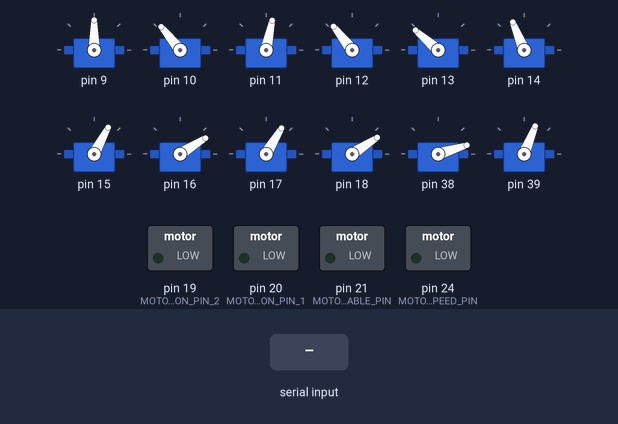
Bench run of a sketch on a simulated Arduino Mega 2560, built with avr-gcc and run on an emulated ATmega2560. On the bench: 12 × servo, switched loads named in the sketch (green lamp = pin HIGH). The test bench sets the inputs (shaded band).

Above: at 1.2 s.
1.3 s: "DIR" received over Serial
4.3 s: "DRV" received over Serial
At 5.5 s:
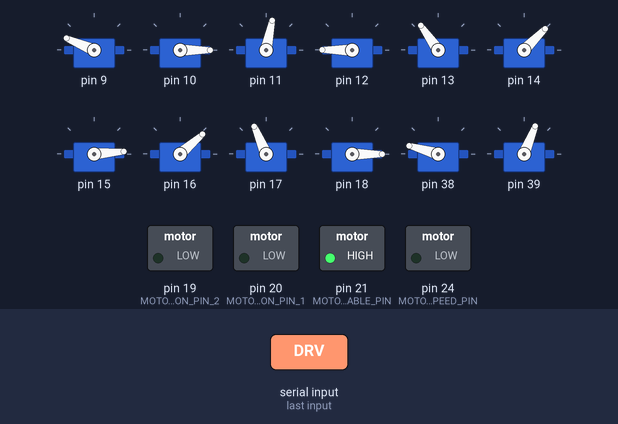
5.8 s: "DIR" received over Serial
At 8.1 s:
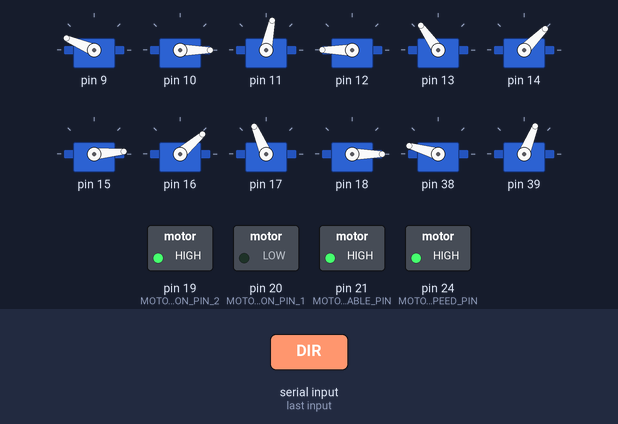
8.8 s: "WLK" received over Serial
At 9.1 s:
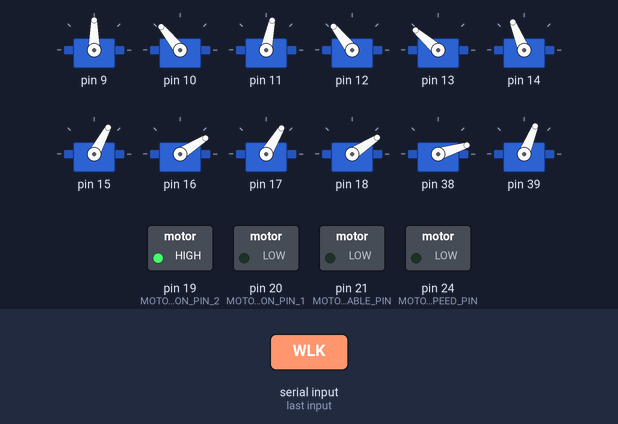
10.3 s: "DRV" received over Serial
At 11.3 s:
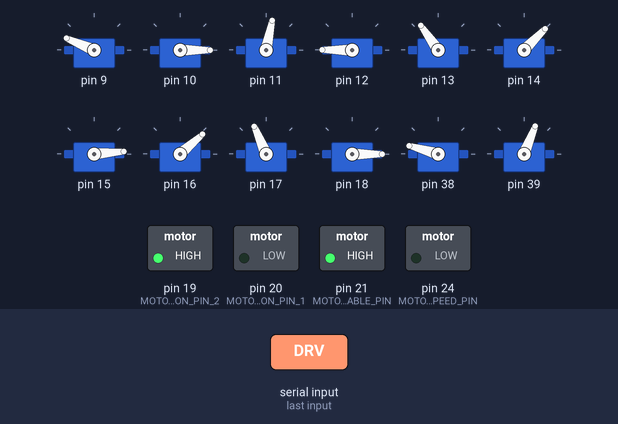
Timing chart, 0 to 12.8 s (numbered marks = the images above; inputs shaded):
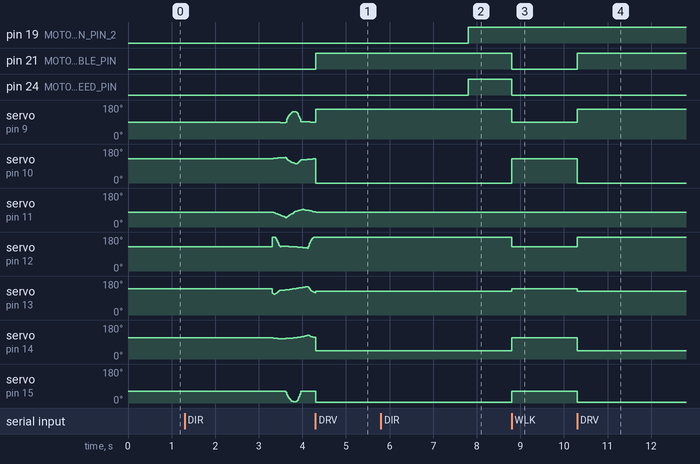

The sketch:

Hexapod.ino
```cpp
#include "calibration.h"
#include "leg.h"
#include "walk.h"
#include "motor.h"

#define WALKING 0
#define DRIVING 1

#define TO_RAD (M_PI / 180.f)

Leg legs[6];
Motors motors;

float walk_timer = 0;
unsigned long last_tick_time;
vec3 move_dir;

bool moving = false;
int state = WALKING;

float speed = 0;

void setup()
{
    Serial.begin(115200);

    legs[0].init(vec3( 9, 10, 11), vec3(60, 200, 0), vec3(-500, -400, -150),  vec3( 1,  1,  1), 180);
    legs[1].init(vec3(12, 13, 14), vec3(60, 200, 0), vec3(-100, -300, 200), vec3( 1,  1, -1), 120);
    legs[2].init(vec3(15, 16, 17), vec3(60, 200, 0), vec3(-150, -150, -350),  vec3(-1, -1, -1), 60);
    legs[3].init(vec3(18, 38, 39), vec3(60, 200, 0), vec3(150, -0, -250), vec3(-1, -1, -1), 0);
    legs[4].init(vec3(40, 41, 42), vec3(60, 200, 0), vec3(-300, -350, 50),    vec3( 1,  1,  1), 300);
    legs[5].init(vec3(44, 43, 45), vec3(60, 200, 0), vec3(-100, -300, 100),  vec3(-1, -1,  1), 240);

    motors.init();

    last_tick_time = millis();
}

void loop()
{
    if (Serial.available()) {
        char header[3] = {0, 0, 0};

        Serial.readBytes(header, 3);

        if (!strncmp(header, "DIR", 3)) {
            // input from the controller is in range 0-255
            move_dir.x = Serial.parseInt() / 128.f - 1;
            move_dir.z = Serial.parseInt() / 128.f - 1;
            speed = sqrt(move_dir.x * move_dir.x + move_dir.z * move_dir.z);

            // normalize if speed is too high
            if (speed > 1) {
                move_dir.x /= speed;
                move_dir.z /= speed;
                speed = 1;
            }

            if (speed > 0.1f) {
                if (!moving) {
                    moving = true;
                    last_tick_time = millis();
                }
            } else {
                moving = false;
                motors.set_speed(0);
            }

            if (moving && state == DRIVING) {
                motors.set_speed(abs(1));
                motors.set_direction(move_dir.z > 0);

                // TODO add steering

                if (abs(move_dir.x) > 0.1) {

                }
            }

        } else if (!strncmp(header, "WLK", 3)) {
            state = WALKING;
            moving = false;
            motors.set_speed(0);
            motors.set_enabled(false);

            for (int i = 0; i < 6; i++)
                legs[i].set_rel_position(vec3(0, 0, 0));

        } else if (!strncmp(header, "DRV", 3)) {
            state = DRIVING;
            moving = false;
            motors.set_enabled(true);
            motors.set_speed(0);

            legs[0].set_angles(vec3(110 * TO_RAD, -70 * TO_RAD, 0));
            legs[3].set_angles(vec3(110 * TO_RAD, -70 * TO_RAD, 0));

            legs[1].set_angles(vec3(100 * TO_RAD, 60 * TO_RAD, -65 * TO_RAD));
            legs[2].set_angles(vec3(100 * TO_RAD, 65 * TO_RAD,  53 * TO_RAD));

            legs[4].set_angles(vec3(100 * TO_RAD, 60 * TO_RAD, -55 * TO_RAD));
            legs[5].set_angles(vec3(90 * TO_RAD, 75 * TO_RAD,  55 * TO_RAD));

        }
    }

    if (moving) {

        if (state == WALKING) {
            // increase timer
            walk_timer += (millis() - last_tick_time) * MAX_WALKING_SPEED * speed;
            if (walk_timer >= 1) {
                // keep everything after the decimal point
                walk_timer -= floor(walk_timer);
            }

            // update last tick time as soon as possible to increase accuracy
            last_tick_time = millis();


            update_legs(legs, move_dir, walk_timer);
        }
    }
}
```

calibration.h
```cpp
#ifndef CALIBRATION_H
#define CALIBRATION_H

#include <math.h>

// length of the leg parts, counted from the tip of the leg
#define LEG_1_LENGTH 110
#define LEG_2_LENGTH 107
#define LEG_3_LENGTH 80

#define MAX_STEP_LENGTH 30
#define MAX_WALKING_SPEED 0.001f
#define MAX_DRIVING_SPEED 255

#define SERVO_MIN 550
#define SERVO_MAX 2450
#define SERVO_NEUTRAL 1500
#define SERVO_2_PI_RADIANS ((SERVO_MAX - SERVO_MIN) / M_PI)

#endif
```

leg.cpp
```cpp
#include "leg.h"

#include <math.h>
#include <Arduino.h>
#include "calibration.h"

void Leg::init(vec3 pins, vec3 rest_point_, vec3 angle_calibration_, vec3 angle_sign_, float direction)
{
    rest_point = rest_point_;
    angle_calibration = angle_calibration_;
    angle_sign = angle_sign_;

    rotation_mat[0][0] = cos(direction / 180.f * PI);
    rotation_mat[0][1] = sin(direction / 180.f * PI);
    rotation_mat[1][0] = -sin(direction / 180.f * PI);
    rotation_mat[1][1] = cos(direction / 180.f * PI);

    servo[0].attach(pins.x);
    servo[1].attach(pins.y);
    servo[2].attach(pins.z);

    set_rel_position(vec3());
}

// sets the position relative to the rest point
void Leg::set_rel_position(vec3 pos)
{
    // rotate the vector
    vec3 temp = pos;
    pos.x = rotation_mat[0][0] * temp.x + rotation_mat[1][0] * temp.z;
    pos.z = rotation_mat[0][1] * temp.x + rotation_mat[1][1] * temp.z;

    pos += rest_point;

    // convert to two dimensions
    float px = sqrt(pos.x * pos.x + pos.z * pos.z) - LEG_3_LENGTH;
    float py = pos.y;

    float a = sqrt(px * px + py * py);

    // law of cosines
    float angle1 = PI - acos((a * a - LEG_1_LENGTH * LEG_1_LENGTH - LEG_2_LENGTH * LEG_2_LENGTH) / (-2 * LEG_1_LENGTH * LEG_2_LENGTH));

    float theta = atan2(px, py);
    float angle2 = PI / 2 - theta - acos((LEG_2_LENGTH * LEG_2_LENGTH - LEG_1_LENGTH * LEG_1_LENGTH - a * a) / (-2 * LEG_1_LENGTH * a));

    float angle3 = atan2(pos.z, pos.x);

    servo[0].writeMicroseconds(angle_sign.x * (angle1 * SERVO_2_PI_RADIANS + angle_calibration.x) + SERVO_NEUTRAL);
    servo[1].writeMicroseconds(angle_sign.y * (angle2 * SERVO_2_PI_RADIANS + angle_calibration.y) + SERVO_NEUTRAL);
    servo[2].writeMicroseconds(angle3 * SERVO_2_PI_RADIANS + angle_calibration.z + SERVO_NEUTRAL);
}

void Leg::set_angles(vec3 angles)
{
    servo[0].writeMicroseconds(angle_sign.x * (angles.x * SERVO_2_PI_RADIANS + angle_calibration.x) + SERVO_NEUTRAL);
    servo[1].writeMicroseconds(angle_sign.y * (angles.y * SERVO_2_PI_RADIANS + angle_calibration.y) + SERVO_NEUTRAL);
    servo[2].writeMicroseconds(angles.z * SERVO_2_PI_RADIANS + angle_calibration.z + SERVO_NEUTRAL);
}
```

leg.h
```cpp
#ifndef LEG_H
#define LEG_H

#include <Servo.h>

#include "vec.h"

class Leg {
public:
    // direction is the angle the leg is pointed in
    void init(vec3 pins, vec3 rest_point, vec3 angle_calibration, vec3 angle_sign, float direction);

    void set_rel_position(vec3 pos);
    void set_angles(vec3 angles);

private:
    Servo servo[3];
    vec3 rest_point;
    vec3 angle_calibration;
    vec3 angle_sign;
    float rotation_mat[2][2];
};

#endif
```

motor.cpp
```cpp
#include "motor.h"

#include "calibration.h"
#include "Arduino.h"

void Motors::init()
{
    pinMode(MOTOR_DIRECTION_PIN_1, OUTPUT);
    pinMode(MOTOR_DIRECTION_PIN_2, OUTPUT);
    pinMode(MOTOR_ENABLE_PIN, OUTPUT);
    pinMode(MOTOR_SPEED_PIN, OUTPUT);
}

void Motors::set_direction(bool forward)
{
    digitalWrite(MOTOR_DIRECTION_PIN_1, forward ? HIGH : LOW);
    digitalWrite(MOTOR_DIRECTION_PIN_2, forward ? LOW : HIGH);
}

void Motors::set_enabled(bool enabled)
{
    digitalWrite(MOTOR_ENABLE_PIN, enabled ? HIGH : LOW);
}

void Motors::set_speed(float speed)
{
    analogWrite(MOTOR_SPEED_PIN, speed * MAX_DRIVING_SPEED);
}
```

motor.h
```cpp
#ifndef MOTOR_H_
#define MOTOR_H_

#define MOTOR_DIRECTION_PIN_1 20
#define MOTOR_DIRECTION_PIN_2 19
#define MOTOR_ENABLE_PIN      21
#define MOTOR_SPEED_PIN       24

class Motors {
public:
    void init();
    void set_direction(bool forward);
    void set_enabled(bool enabled);
    void set_speed(float speed);
};

#endif
```

vec.h
```cpp
#ifndef VEC_H_
#define VEC_H_

struct vec3 {
    vec3() {}
    vec3(float x, float y, float z) : x(x), y(y), z(z) {}

    float x = 0, y = 0, z = 0;

    vec3& operator+=(const vec3& a)
    {
        x += a.x;
        y += a.y;
        z += a.z;
        return *this;
    }

    friend vec3 operator+(vec3 a, const vec3& b)
    {
        a += b;
        return a;
    }

    vec3& operator-=(const vec3& a)
    {
        x -= a.x;
        y -= a.y;
        z -= a.z;
        return *this;
    }

    friend vec3 operator-(vec3 a, const vec3& b)
    {
        a -= b;
        return a;
    }

    vec3& operator*=(const float& a)
    {
        x *= a;
        y *= a;
        z *= a;
        return *this;
    }

    friend vec3 operator*(vec3 a, const float& b)
    {
        a *= b;
        return a;
    }
};

#endif
```

walk.cpp
```cpp
#include "walk.h"

#include "calibration.h"
#include "Arduino.h"

// lookup table for leg movement during a step
// the coordinates are in the same plane as the walking direction
const static vec3 step_lookup[33] = {
  vec3( 0.000f,    0     , 0),
  vec3(-0.100f,    0     , 0),
  vec3(-0.200f,    0     , 0),
  vec3(-0.300f,    0     , 0),
  vec3(-0.400f,    0     , 0),
  vec3(-0.500f,    0     , 0),
  vec3(-0.600f,    0     , 0),
  vec3(-0.700f,    0     , 0),
  vec3(-0.800f,    0     , 0),
  vec3(-0.900f,    0     , 0),
  vec3(-1.000f,    0     , 0),
  vec3(-0.833f,   -0.305f, 0),
  vec3(-0.666f,   -0.555f, 0),
  vec3(-0.500f,   -0.750f, 0),
  vec3(-0.333f,   -0.888f, 0),
  vec3(-0.333f,   -0.972f, 0),
  vec3( 0     ,   -1.000f, 0),
  vec3( 0.333f,   -0.972f, 0),
  vec3( 0.333f,   -0.888f, 0),
  vec3( 0.500f,   -0.555f, 0),
  vec3( 0.666f,   -0.305f, 0),
  vec3( 0.833f,    0     , 0),
  vec3( 1.000f,    0     , 0),
  vec3( 0.900f,    0     , 0),
  vec3( 0.800f,    0     , 0),
  vec3( 0.700f,    0     , 0),
  vec3( 0.600f,    0     , 0),
  vec3( 0.500f,    0     , 0),
  vec3( 0.400f,    0     , 0),
  vec3( 0.300f,    0     , 0),
  vec3( 0.200f,    0     , 0),
  vec3( 0.100f,    0     , 0),
  vec3( 0     ,    0     , 0),
};

vec3 lerp_lookup(float step_time)
{
    int step_index = step_time * 32;
    return step_lookup[step_index] + (step_lookup[step_index + 1] - step_lookup[step_index])
                                   * (step_time * 32.f - step_index);
}

// step_time has to be in range [0, 1[, at 1 all legs have taken one step
void update_legs(Leg *legs, vec3 direction, float step_time)
{
    // odd legs are 0.5 behind
    float odd_step_time = (step_time > 0.5) ? (step_time - 0.5f) : (step_time + 0.5f);

    // lerp between two values
    vec3 even_step_length = lerp_lookup(step_time) * MAX_STEP_LENGTH;
    vec3 odd_step_length = lerp_lookup(odd_step_time) * MAX_STEP_LENGTH;

    vec3 even_leg_pos = vec3(direction.x * even_step_length.x, even_step_length.y * 2, direction.z * even_step_length.x);
    vec3  odd_leg_pos = vec3(direction.x *  odd_step_length.x,  odd_step_length.y * 2, direction.z *  odd_step_length.x);

    for (int i = 0; i < 6; i += 2)
      legs[i].set_rel_position(even_leg_pos);

    for (int i = 1; i < 6; i += 2)
      legs[i].set_rel_position( odd_leg_pos);
}
```

walk.h
```cpp
#ifndef WALK_H_
#define WALK_H_

#include "leg.h"
#include "vec.h"

// step_time has to be in range [0, 1[, at 1 all legs have taken one step
void update_legs(Leg *legs, vec3 direction, float step_time);

#endif
```

Measured:
- after the input at 4.3 s, pin 21 (MOTOR_ENABLE_PIN): LOW → HIGH at once; servo on pin 11: goes on until 4.3 s, then stays 78°; servo on pin 12: stops changing and stays 180°; servo on pin 18: stops changing and stays 0°; servo on pin 39: goes on until 4.3 s, then stays 68°
- after the input at 5.8 s, pin 19 (MOTOR_DIRECTION_PIN_2), pin 24 (MOTOR_SPEED_PIN): LOW → HIGH after 2.0 s
- after the input at 8.8 s, pin 21 (MOTOR_ENABLE_PIN), pin 24 (MOTOR_SPEED_PIN): HIGH → LOW at once; servo on pin 9: 157° → 90° at once; servo on pin 10: 0° → 129° at once; servo on pin 12: 180° → 128° at once; servo on pin 13: 125° → 139° at once
- after the input at 10.3 s, pin 21 (MOTOR_ENABLE_PIN): LOW → HIGH at once; servo on pin 9: 90° → 157° at once; servo on pin 10: 129° → 0° at once; servo on pin 12: 128° → 180° at once; servo on pin 13: 139° → 125° at once
